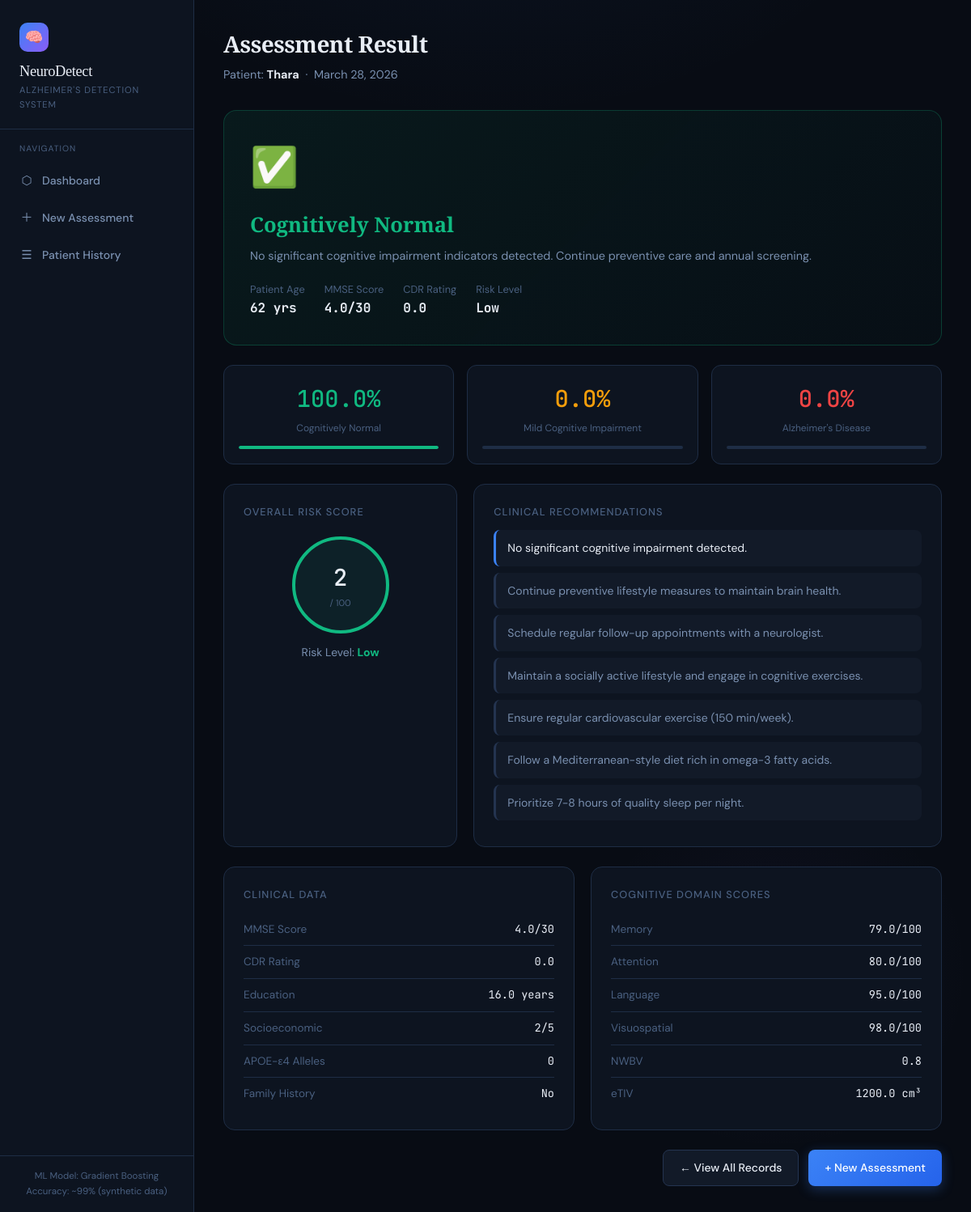
/result/10/, run on the app's committed database.
### alzheimer_app/models.py (models this page shows, shortened)
class PatientAssessment(models.Model):
    GENDER_CHOICES = [('M', 'Male'), ('F', 'Female'), ('O', 'Other')]
    APOE4_CHOICES = [(0, '0 alleles'), (1, '1 allele'), (2, '2 alleles')]
    RESULT_CHOICES = [
        ('healthy', 'Cognitively Normal'),
        ('mci', 'Mild Cognitive Impairment'),
        ('alzheimer', "Alzheimer's Disease"),
    ]
    patient_name = models.CharField(max_length=100, blank=True, default='Anonymous')
    patient_age = models.IntegerField()
    gender = models.CharField(max_length=1, choices=GENDER_CHOICES)
    created_at = models.DateTimeField(default=timezone.now)
    mmse_score = models.FloatField()
    cdr_score = models.FloatField()
    education_years = models.FloatField()
    socioeconomic_status = models.IntegerField()
    etiv = models.FloatField()
    nwbv = models.FloatField()
    asf = models.FloatField()
    memory_score = models.FloatField()
    attention_score = models.FloatField()
    language_score = models.FloatField()
    visuospatial_score = models.FloatField()
    family_history = models.BooleanField(default=False)
    apoe4_alleles = models.IntegerField(choices=APOE4_CHOICES, default=0)
    prediction = models.CharField(max_length=20, choices=RESULT_CHOICES, blank=True)
    confidence_healthy = models.FloatField(default=0.0)
    confidence_mci = models.FloatField(default=0.0)
    confidence_alzheimer = models.FloatField(default=0.0)
    risk_score = models.FloatField(default=0.0)
    class Meta:
        ordering = ['-created_at']
    @property
    def result_label(self):
        labels = {'healthy': 'Cognitively Normal', 'mci': 'Mild Cognitive Impairment', 'alzheimer': "Alzheimer's Disease"}
        return labels.get(self.prediction, 'Unknown')
    @property
    def risk_level(self):
        if self.risk_score < 33: return 'Low'
        elif self.risk_score < 66: return 'Moderate'
        return 'High'

### alzheimer_app/views.py (the view)
# urls.py: path('result/<int:pk>/', views.result, name='result'),
def result(request, pk):
    a = get_object_or_404(PatientAssessment, pk=pk)
    recommendations = get_recommendations(a.prediction, a.risk_score)
    return render(request, 'alzheimer_app/result.html', {'assessment': a, 'recommendations': recommendations})

### alzheimer_app/views.py (called while the page is built, shortened)
def get_recommendations(prediction, risk_score):
    base = [
        "Schedule regular follow-up appointments with a neurologist.",
        "Maintain a socially active lifestyle and engage in cognitive exercises.",
        "Ensure regular cardiovascular exercise (150 min/week).",
        "Follow a Mediterranean-style diet rich in omega-3 fatty acids.",
        "Prioritize 7-8 hours of quality sleep per night.",
    ]
    return [
        "No significant cognitive impairment detected.",
        "Continue preventive lifestyle measures to maintain brain health.",
    ] + base

### alzheimer_app/templates/alzheimer_app/result.html (shortened to what this page needs)
{% extends "alzheimer_app/base.html" %}
{% block content %}
<div class="page-header">
  <h1>Assessment Result</h1>
  <p>Patient: <strong style="color:var(--text)">{{ assessment.patient_name|default:"Anonymous" }}</strong> &nbsp;·&nbsp; {{ assessment.created_at|date:"F j, Y" }}</p>
</div>
<div class="result-hero {{ assessment.prediction }}">
  <div class="result-icon">
    {% if assessment.prediction == 'healthy' %}✅{% elif assessment.prediction == 'mci' %}⚠️{% else %}🔴{% endif %}
  </div>
  <div class="result-label {{ assessment.prediction }}">{{ assessment.result_label }}</div>
  <div class="result-desc">
    {% if assessment.prediction == 'healthy' %}No significant cognitive impairment indicators detected. Continue preventive care and annual screening.
    {% elif assessment.prediction == 'mci' %}Mild Cognitive Impairment detected. This may represent an early stage of Alzheimer's. Specialist evaluation recommended.
    {% else %}Early Alzheimer's disease indicators detected. Comprehensive neurological evaluation is urgently recommended.{% endif %}
  </div>
  <div class="result-meta">
    <div class="result-meta-item"><span>Patient Age</span><strong>{{ assessment.patient_age }} yrs</strong></div>
    <div class="result-meta-item"><span>MMSE Score</span><strong>{{ assessment.mmse_score }}/30</strong></div>
    <div class="result-meta-item"><span>CDR Rating</span><strong>{{ assessment.cdr_score }}</strong></div>
    <div class="result-meta-item"><span>Risk Level</span><strong>{{ assessment.risk_level }}</strong></div>
  </div>
</div>
<div class="confidence-grid">
  <div class="conf-card">
    <div class="conf-pct" style="color:var(--green)">{{ assessment.confidence_healthy }}%</div>
    <div class="conf-label">Cognitively Normal</div>
    <div class="conf-bar" style="background:var(--border); overflow:hidden;"><div style="width:{{ assessment.confidence_healthy }}%; height:4px; background:var(--green); border-radius:2px;"></div></div>
  </div>
  <div class="conf-card">
    <div class="conf-pct" style="color:var(--amber)">{{ assessment.confidence_mci }}%</div>
    <div class="conf-label">Mild Cognitive Impairment</div>
    <div class="conf-bar" style="background:var(--border); overflow:hidden;"><div style="width:{{ assessment.confidence_mci }}%; height:4px; background:var(--amber); border-radius:2px;"></div></div>
  </div>
  <div class="conf-card">
    <div class="conf-pct" style="color:var(--red)">{{ assessment.confidence_alzheimer }}%</div>
    <div class="conf-label">Alzheimer's Disease</div>
    <div class="conf-bar" style="background:var(--border); overflow:hidden;"><div style="width:{{ assessment.confidence_alzheimer }}%; height:4px; background:var(--red); border-radius:2px;"></div></div>
  </div>
</div>
<div style="display:grid; grid-template-columns: 1fr 2fr; gap: 20px; margin-bottom: 24px;">
  <div class="card">
    <div class="card-title">Overall Risk Score</div>
    <div class="risk-gauge-wrap">
      <div class="risk-circle {% if assessment.risk_score < 33 %}low{% elif assessment.risk_score < 66 %}moderate{% else %}high{% endif %}">
        <div class="risk-num">{{ assessment.risk_score|floatformat:0 }}</div>
        <div class="risk-unit">/ 100</div>
      </div>
      <div style="font-size:0.875rem; color:var(--text2);">
        Risk Level: <strong style="color:{% if assessment.risk_score < 33 %}var(--green){% elif assessment.risk_score < 66 %}var(--amber){% else %}var(--red){% endif %}">{{ assessment.risk_level }}</strong>
      </div>
    </div>
  </div>
  <div class="card">
    <div class="card-title">Clinical Recommendations</div>
    <ul class="rec-list">
      {% for rec in recommendations %}
      <li>{{ rec }}</li>
      {% endfor %}
    </ul>
  </div>
</div>
<div class="data-grid">
  <div class="card">
    <div class="card-title">Clinical Data</div>
    <div class="data-row"><span class="key">MMSE Score</span><span class="val">{{ assessment.mmse_score }}/30</span></div>
    <div class="data-row"><span class="key">CDR Rating</span><span class="val">{{ assessment.cdr_score }}</span></div>
    <div class="data-row"><span class="key">Education</span><span class="val">{{ assessment.education_years }} years</span></div>
    <div class="data-row"><span class="key">Socioeconomic</span><span class="val">{{ assessment.socioeconomic_status }}/5</span></div>
    <div class="data-row"><span class="key">APOE-ε4 Alleles</span><span class="val">{{ assessment.apoe4_alleles }}</span></div>
    <div class="data-row"><span class="key">Family History</span><span class="val">{{ assessment.family_history|yesno:"Yes,No" }}</span></div>
  </div>
    <div class="card">
    <div class="card-title">Cognitive Domain Scores</div>
    <div class="data-row"><span class="key">Memory</span>
      <span class="val">{{ assessment.memory_score }}/100</span></div>
    <div class="data-row"><span class="key">Attention</span>
      <span class="val">{{ assessment.attention_score }}/100</span></div>
    <div class="data-row"><span class="key">Language</span>
      <span class="val">{{ assessment.language_score }}/100</span></div>
    <div class="data-row"><span class="key">Visuospatial</span>
      <span class="val">{{ assessment.visuospatial_score }}/100</span></div>
    <div class="data-row"><span class="key">NWBV</span><span class="val">{{ assessment.nwbv }}</span></div>
    <div class="data-row"><span class="key">eTIV</span><span class="val">{{ assessment.etiv }} cm³</span></div>
  </div>
</div>
<div style="display:flex; gap:12px; justify-content:flex-end;">
  <a href="{% url 'history' %}" class="btn btn-secondary">← View All Records</a>
  <a href="{% url 'assessment' %}" class="btn btn-primary">+ New Assessment</a>
</div>
{% endblock %}

### alzheimer_app/templates/alzheimer_app/base.html (style rules this page uses)
:root { --bg: #080c14; --surface: #0d1420; --surface2: #121a28; --border: #1e2d45; --border2: #243450; --text: #e8edf5; --text2: #7a90b0; --text3: #4a6080; --accent: #3b82f6; --accent2: #60a5fa; --green: #10b981; --amber: #f59e0b; --red: #ef4444; --purple: #8b5cf6; --cyan: #06b6d4; --glow: rgba(59,130,246,0.15); }
*, *::before, *::after { box-sizing: border-box; margin: 0; padding: 0; }
html { scroll-behavior: smooth; }
body { font-family: 'DM Sans', sans-serif; background: var(--bg); color: var(--text); min-height: 100vh; line-height: 1.6; background-image: radial-gradient(ellipse 80% 50% at 50% -20%, rgba(59,130,246,0.08) 0%, transparent 60%), radial-gradient(ellipse 40% 30% at 80% 80%, rgba(139,92,246,0.05) 0%, transparent 50%); }
.page-header { margin-bottom: 32px; }
.page-header h1 { font-family: 'Playfair Display', serif; font-size: 1.75rem; font-weight: 700; color: var(--text); letter-spacing: -0.02em; }
.page-header p { color: var(--text2); font-size: 0.9rem; margin-top: 4px; }
.card { background: var(--surface); border: 1px solid var(--border); border-radius: 14px; padding: 24px; }
.card-title { font-size: 0.8rem; text-transform: uppercase; letter-spacing: 0.08em; color: var(--text3); margin-bottom: 12px; font-weight: 500; }
.btn { display: inline-flex; align-items: center; gap: 8px; padding: 10px 20px; border-radius: 8px; font-family: 'DM Sans', sans-serif; font-size: 0.875rem; font-weight: 500; cursor: pointer; border: none; text-decoration: none; transition: all 0.2s; }
.btn-primary { background: linear-gradient(135deg, var(--accent), #2563eb); color: white; box-shadow: 0 4px 15px rgba(59,130,246,0.3); }
.btn-secondary { background: var(--surface2); color: var(--text); border: 1px solid var(--border2); }

### alzheimer_app/templates/alzheimer_app/result.html (style rules this page uses)
.result-hero { border-radius: 16px; padding: 32px; margin-bottom: 24px; position: relative; overflow: hidden; border: 1px solid; }
.result-hero.healthy { background: linear-gradient(135deg, rgba(16,185,129,0.08), rgba(16,185,129,0.02)); border-color: rgba(16,185,129,0.25); }
.result-icon { font-size: 3rem; margin-bottom: 12px; }
.result-label { font-family: 'Playfair Display', serif; font-size: 1.6rem; font-weight: 700; margin-bottom: 6px; }
.result-label.healthy { color: var(--green); }
.result-desc { color: var(--text2); font-size: 0.9rem; }
.result-meta { display: flex; gap: 24px; margin-top: 20px; flex-wrap: wrap; }
.result-meta-item { font-size: 0.8rem; }
.result-meta-item span { color: var(--text3); display: block; }
.result-meta-item strong { font-family: 'JetBrains Mono', monospace; font-size: 1rem; color: var(--text); }
.confidence-grid { display: grid; grid-template-columns: 1fr 1fr 1fr; gap: 16px; margin-bottom: 24px; }
.conf-card { background: var(--surface); border: 1px solid var(--border); border-radius: 12px; padding: 18px; text-align: center; }
.conf-pct { font-family: 'JetBrains Mono', monospace; font-size: 1.8rem; font-weight: 500; }
.conf-label { font-size: 0.75rem; color: var(--text3); margin-top: 4px; }
.conf-bar { height: 4px; border-radius: 2px; margin-top: 12px; }
.risk-gauge-wrap { text-align: center; padding: 8px 0; }
.risk-circle { width: 120px; height: 120px; border-radius: 50%; display: flex; align-items: center; justify-content: center; flex-direction: column; margin: 0 auto 12px; border: 4px solid; }
.risk-circle.low { border-color: var(--green); background: rgba(16,185,129,0.08); }
.risk-num { font-family: 'JetBrains Mono', monospace; font-size: 1.8rem; font-weight: 500; }
.risk-unit { font-size: 0.7rem; color: var(--text3); }
.rec-list { list-style: none; }
.rec-list li { padding: 11px 14px; margin-bottom: 8px; background: var(--surface2); border-radius: 8px; font-size: 0.875rem; color: var(--text2); border-left: 3px solid var(--border2); }
.rec-list li:first-child { border-left-color: var(--accent); }
.rec-list li:first-child { color: var(--text); }
.data-grid { display: grid; grid-template-columns: 1fr 1fr; gap: 20px; margin-bottom: 24px; }
.data-row { display: flex; justify-content: space-between; padding: 9px 0; border-bottom: 1px solid var(--border); font-size: 0.85rem; }
.data-row:last-child { border-bottom: none; }
.data-row .key { color: var(--text3); }
.data-row .val { font-family: 'JetBrains Mono', monospace; color: var(--text); }

### data on the page
PatientAssessment: patient_name "Thara", created_at "March 28, 2026", result_label "Cognitively Normal", patient_age "62", mmse_score "4.0", cdr_score "0.0", risk_level "Low", confidence_healthy "100.0", confidence_mci "0.0", confidence_alzheimer "0.0", risk_score "2", education_years "16.0", socioeconomic_status "2", apoe4_alleles "0", family_history "No", memory_score "79.0", attention_score "80.0", language_score "95.0", visuospatial_score "98.0", nwbv "0.8", etiv "1200.0"

### other printed values
{{ rec }} "No significant cognitive impairment detected." "Continue preventive lifestyle measures to maintain brain health." "Schedule regular follow-up appointments with a neurologist." "Maintain a socially active lifestyle and engage in cognitive exercises." "Ensure regular cardiovascular exercise (150 min/week)." "Follow a Mediterranean-style diet rich in omega-3 fatty acids." "Prioritize 7-8 hours of quality sleep per night."
